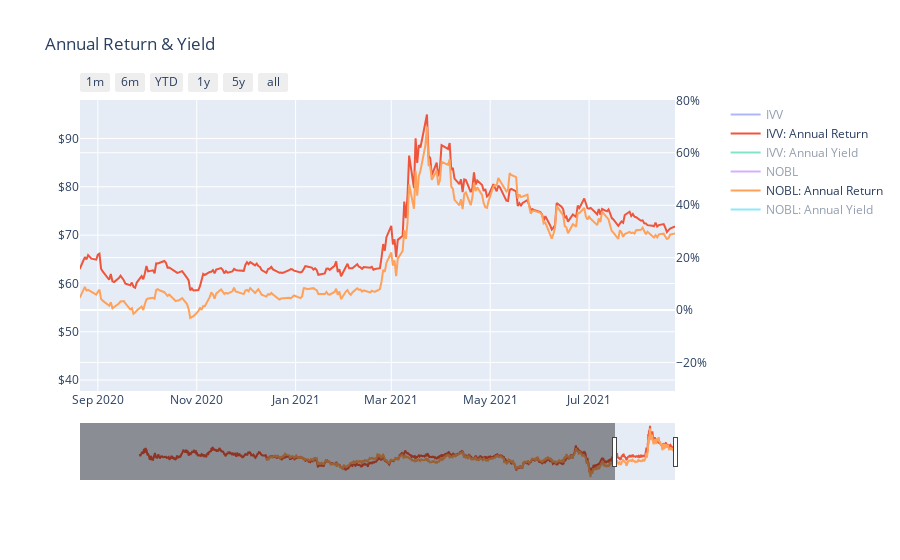
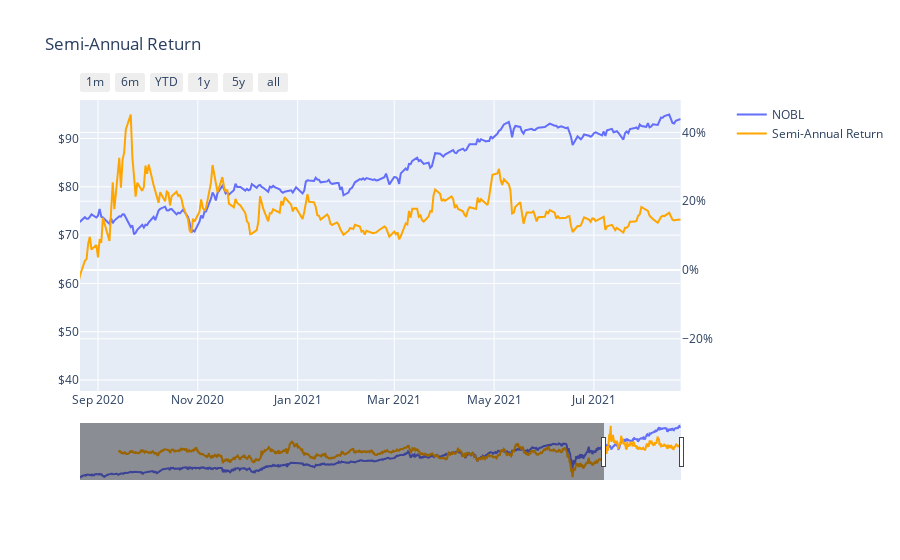
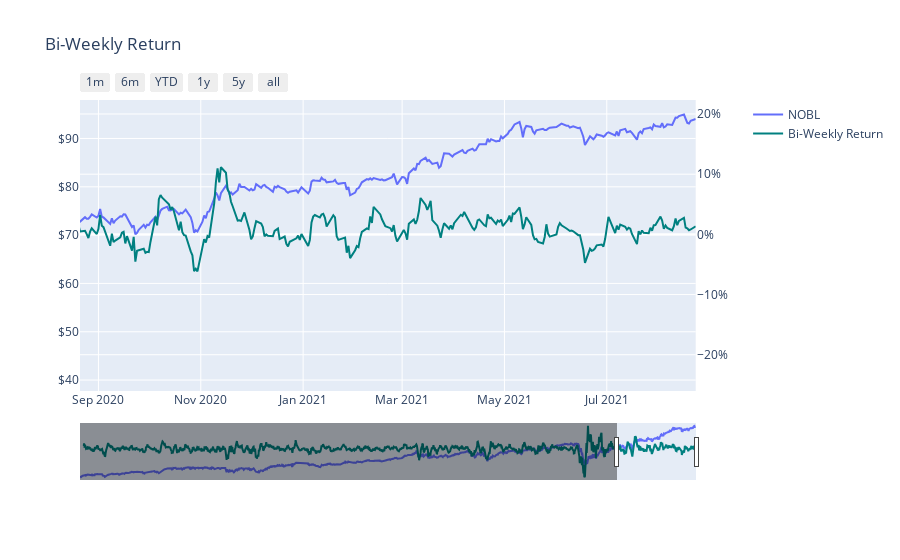
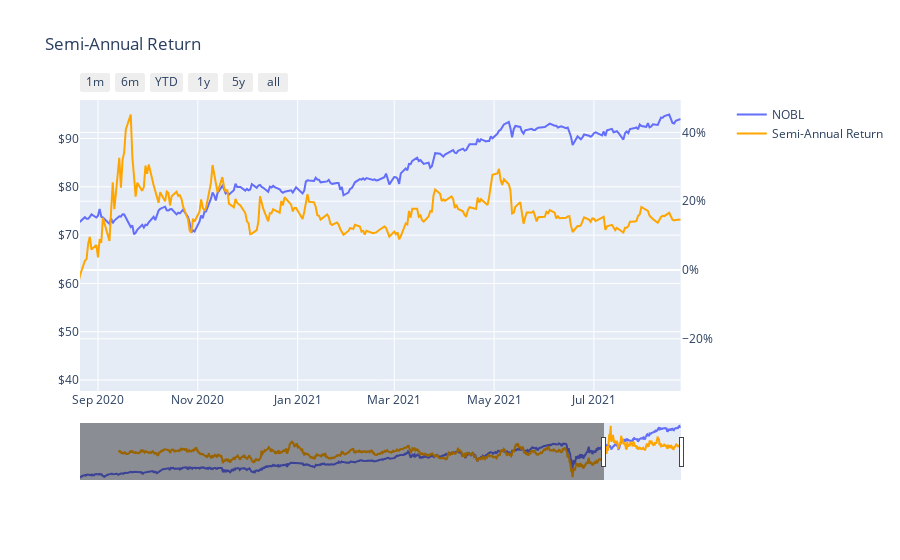

Write notebook code for charts like these, in order.
### Markdown cell above
## Stats for Past Decade:

### Code cell
for symbol in symbols:
    display_markdown('## {}'.format(symbol), raw=True)
    df_stock = stocks[symbol]
    
    fig = make_subplots(specs=[[{"secondary_y": True}]])

    color_mapper = {
        'stock' : 'blue',
        'dividend' : 'deepskyblue',
        'bi-weekly' : 'teal',
        'semi' : 'orange',
        'annual' : 'lightskyblue'
    }

    stock_curve = go.Scatter(
        x = df_stock.index,
        y = df_stock[symbol].round(2),
        hovertemplate = '%{x|%B %d, %Y}, %{y}',
        mode = 'lines',
        marker_color=color_mapper['stock'],
        name = symbol,
    )

    dividends_curve = go.Scatter(
        x = dividends[symbol].index,
        y = dividends[symbol]['annual yield'].round(2),
        hovertemplate = '%{x|%B %d, %Y}, %{y}%',
        mode = 'lines',
        marker_color=color_mapper['dividend'],
        name = 'Annual Yield',
    )

    bi_weekly_curve = go.Scatter(
        x = df_stock.index,
        y = pct_change_dict[symbol]['Bi-weekly Returns'].round(2),
        hovertemplate = '%{x|%B %d, %Y}, %{y}%',
        mode = 'lines',
        marker_color=color_mapper['bi-weekly'],
        name = 'Bi-Weekly Return',
    )

    semi_curve = go.Scatter(
        x = df_stock.index,
        y = pct_change_dict[symbol]['Semi-Annual Returns'].round(2),
        hovertemplate = '%{x|%B %d, %Y}, %{y}%',
        mode = 'lines',
        marker_color=color_mapper['semi'],
        name = 'Semi-Annual Return',
    )

    annual_curve = go.Scatter(
        x = df_stock.index,
        y = pct_change_dict[symbol]['Annual Returns'].round(2),
        hovertemplate = '%{x|%B %d, %Y}, %{y}%',
        mode = 'lines',
        marker_color=color_mapper['annual'],
        name = 'Annual Return',
    )

    height=800
    y_max = df_stock.max() + (df_stock.max()/100)*5

    y_range = dict(range=[0,y_max])

    end_date = df_stock.index[-1].to_pydatetime()
    start_date = end_date - timedelta(days=365)
    # TODO error check this if there is less than 1 year of history
    start_date = df_stock[ df_stock.index <= start_date ].index[-1].to_pydatetime()

    start_date = start_date.strftime("%Y-%m-%d")
    end_date = end_date.strftime("%Y-%m-%d")

    initial_range = [start_date, end_date]

    # annual graph
    fig = make_subplots(specs=[[{"secondary_y": True}]])

for symbol in symbols:    
    df_stock = stocks[symbol]
    
    stock_curve = go.Scatter(
        x = df_stock.index,
        y = df_stock[symbol].round(2),
        hovertemplate = '%{x|%B %d, %Y}, %{y}',
        mode = 'lines',
        #marker_color=color_mapper['stock'],
        name = symbol,
    )

    dividends_curve = go.Scatter(
        x = dividends[symbol].index,
        y = dividends[symbol]['annual yield'].round(2),
        hovertemplate = '%{x|%B %d, %Y}, %{y}%',
        mode = 'lines',
        #marker_color=color_mapper['dividend'],
        name = '{}: Annual Yield'.format(symbol),
    )
    
    annual_curve = go.Scatter(
        x = df_stock.index,
        y = pct_change_dict[symbol]['Annual Returns'].round(2),
        hovertemplate = '%{x|%B %d, %Y}, %{y}%',
        mode = 'lines',
        #marker_color=color_mapper['annual'],
        name = '{}: Annual Return'.format(symbol),
    )    
    
    fig.add_trace(
        stock_curve,
        secondary_y=False,
    )
    fig.add_trace(
        annual_curve,
        secondary_y=True,
    )
    fig.add_trace(
        dividends_curve,
        secondary_y=True,
    )
fig.update_layout(
    title = 'Annual Return & Yield',
    yaxis_tickprefix = '$', 
    yaxis_tickformat = ',.', 
    height=height, 
    yaxis=y_range,
    yaxis2=dict(ticksuffix='%'),
    xaxis=dict(
        rangeselector=dict(
            buttons=list([
                dict(count=1,
                     label="1m",
                     step="month",
                     stepmode="backward"),
                dict(count=6,
                     label="6m",
                     step="month",
                     stepmode="backward"),
                dict(count=1,
                     label="YTD",
                     step="year",
                     stepmode="todate"),
                dict(count=1,
                     label="1y",
                     step="year",
                     stepmode="backward"),
                dict(count=5,
                     label="5y",
                     step="year",
                     stepmode="backward"),
                dict(step="all")
            ])
        ),
        rangeslider=dict(
            visible=True
        ),
        type="date",
        range=initial_range
    )
)
iplot(fig)

for symbol in symbols:
    # semi annual graph
    fig = make_subplots(specs=[[{"secondary_y": True}]])
    fig.add_trace(
        stock_curve,
        secondary_y=False,
    )
    fig.add_trace(
        semi_curve,
        secondary_y=True,
    )
    fig.update_layout(
        title = 'Semi-Annual Return',
        yaxis_tickprefix = '$', 
        yaxis_tickformat = ',.', 
        height=height, 
        yaxis=y_range,
        yaxis2=dict(ticksuffix='%'),
        xaxis=dict(
            rangeselector=dict(
                buttons=list([
                    dict(count=1,
                         label="1m",
                         step="month",
                         stepmode="backward"),
                    dict(count=6,
                         label="6m",
                         step="month",
                         stepmode="backward"),
                    dict(count=1,
                         label="YTD",
                         step="year",
                         stepmode="todate"),
                    dict(count=1,
                         label="1y",
                         step="year",
                         stepmode="backward"),
                    dict(count=5,
                         label="5y",
                         step="year",
                         stepmode="backward"),
                    dict(step="all")
                ])
            ),
            rangeslider=dict(
                visible=True
            ),
            type="date",
            range=initial_range
        )
    )
    iplot(fig)

    # bi-weekly graph
    fig = make_subplots(specs=[[{"secondary_y": True}]])
    fig.add_trace(
        stock_curve,
        secondary_y=False,
    )
    fig.add_trace(
        bi_weekly_curve,
        secondary_y=True,
    )
    fig.update_layout(
        title = 'Bi-Weekly Return',
        yaxis_tickprefix = '$', 
        yaxis_tickformat = ',.', 
        height=height, 
        yaxis=y_range,
        yaxis2=dict(ticksuffix='%'),
        xaxis=dict(
            rangeselector=dict(
                buttons=list([
                    dict(count=1,
                         label="1m",
                         step="month",
                         stepmode="backward"),
                    dict(count=6,
                         label="6m",
                         step="month",
                         stepmode="backward"),
                    dict(count=1,
                         label="YTD",
                         step="year",
                         stepmode="todate"),
                    dict(count=1,
                         label="1y",
                         step="year",
                         stepmode="backward"),
                    dict(count=5,
                         label="5y",
                         step="year",
                         stepmode="backward"),
                    dict(step="all")
                ])
            ),
            rangeslider=dict(
                visible=True
            ),
            type="date",
            range=initial_range
        )
    )
    iplot(fig)

### Figure 1 — Plotly figure (JSON) as saved in the notebook; plotly's stock layout.template omitted (floating-point values rounded to 4 significant figures; data arrays with more than 128 entries replaced by an {"elided": "..."} marker saying what was removed)
{"data": [{"hovertemplate": "%{x|%B %d, %Y}, %{y}", "mode": "lines", "name": "IVV", "type": "scatter", "visible": "legendonly", "x": {"elided": "2514 str values"}, "xaxis": "x", "y": {"elided": "2514 float values"}, "yaxis": "y"}, {"hovertemplate": "%{x|%B %d, %Y}, %{y}%", "mode": "lines", "name": "IVV: Annual Return", "type": "scatter", "x": {"elided": "2514 str values"}, "xaxis": "x", "y": {"elided": "2514 float values"}, "yaxis": "y2"}, {"hovertemplate": "%{x|%B %d, %Y}, %{y}%", "mode": "lines", "name": "IVV: Annual Yield", "type": "scatter", "visible": "legendonly", "x": ["2011-09-26T00:00:00", "2011-12-22T00:00:00", "2012-03-26T00:00:00", "2012-06-19T00:00:00", "2012-09-25T00:00:00", "2012-12-19T00:00:00", "2013-03-25T00:00:00", "2013-06-26T00:00:00", "2013-09-24T00:00:00", "2013-12-23T00:00:00", "2014-03-25T00:00:00", "2014-06-24T00:00:00", "2014-09-24T00:00:00", "2014-12-24T00:00:00", "2015-03-25T00:00:00", "2015-06-24T00:00:00", "2015-09-25T00:00:00", "2015-12-24T00:00:00", "2015-12-29T00:00:00", "2016-06-21T00:00:00", "2016-09-26T00:00:00", "2016-12-21T00:00:00", "2017-03-24T00:00:00", "2017-06-27T00:00:00", "2017-09-26T00:00:00", "2017-12-19T00:00:00", "2018-03-22T00:00:00", "2018-06-26T00:00:00", "2018-09-26T00:00:00", "2018-12-17T00:00:00", "2018-12-28T00:00:00", "2019-03-20T00:00:00", "2019-06-17T00:00:00", "2019-09-24T00:00:00", "2019-12-16T00:00:00", "2020-03-25T00:00:00", "2020-06-15T00:00:00", "2020-09-23T00:00:00", "2020-12-14T00:00:00", "2021-03-25T00:00:00", "2021-06-10T00:00:00"], "xaxis": "x", "y": [null, null, null, 1.96, 1.96, 2.62, 2.4, 2.04, 2.41, 1.82, 1.83, 2.22, 1.81, 1.81, 1.91, 1.99, 2.25, 2.15, 2.23, 2.21, 1.61, 2.1, 1.88, 1.87, 1.89, 2.23, 2.24, 2.26, 1.73, 2.54, 2.23, 2.36, 2.5, 2.5, 2.57, 2.76, 2.64, 1.96, 2.18, 1.45, 1.63], "yaxis": "y2"}, {"hovertemplate": "%{x|%B %d, %Y}, %{y}", "mode": "lines", "name": "NOBL", "type": "scatter", "visible": "legendonly", "x": {"elided": "1981 str values"}, "xaxis": "x", "y": {"elided": "1981 float values"}, "yaxis": "y"}, {"hovertemplate": "%{x|%B %d, %Y}, %{y}%", "mode": "lines", "name": "NOBL: Annual Return", "type": "scatter", "x": {"elided": "1981 str values"}, "xaxis": "x", "y": {"elided": "1981 float values"}, "yaxis": "y2"}, {"hovertemplate": "%{x|%B %d, %Y}, %{y}%", "mode": "lines", "name": "NOBL: Annual Yield", "type": "scatter", "visible": "legendonly", "x": ["2013-12-24T00:00:00", "2014-03-26T00:00:00", "2014-06-25T00:00:00", "2014-09-24T00:00:00", "2014-12-22T00:00:00", "2015-03-25T00:00:00", "2015-06-24T00:00:00", "2015-09-23T00:00:00", "2015-12-22T00:00:00", "2016-03-23T00:00:00", "2016-06-22T00:00:00", "2016-09-21T00:00:00", "2016-12-21T00:00:00", "2017-03-22T00:00:00", "2017-06-21T00:00:00", "2017-09-27T00:00:00", "2017-12-26T00:00:00", "2018-03-21T00:00:00", "2018-06-20T00:00:00", "2018-09-26T00:00:00", "2018-12-26T00:00:00", "2019-03-20T00:00:00", "2019-06-25T00:00:00", "2019-09-25T00:00:00", "2019-12-24T00:00:00", "2020-03-25T00:00:00", "2020-06-24T00:00:00", "2020-09-23T00:00:00", "2020-12-23T00:00:00", "2021-03-23T00:00:00", "2021-06-22T00:00:00"], "xaxis": "x", "y": [null, null, null, null, 1.85, 2, 2.14, 2.48, 2.03, 2.32, 2.33, 2.34, 2.12, 2.39, 2.34, 1.97, 1.74, 2.14, 2.53, 2.57, 2.42, 2.52, 2.02, 2.47, 2.45, 2.78, 2.37, 2.82, 2.17, 2.48, 2.41], "yaxis": "y2"}], "layout": {"autosize": true, "title": {"text": "Annual Return & Yield"}, "xaxis": {"anchor": "y", "domain": [0, 0.94], "range": ["2020-08-21", "2021-08-23"], "rangeselector": {"buttons": [{"count": 1, "label": "1m", "step": "month", "stepmode": "backward"}, {"count": 6, "label": "6m", "step": "month", "stepmode": "backward"}, {"count": 1, "label": "YTD", "step": "year", "stepmode": "todate"}, {"count": 1, "label": "1y", "step": "year", "stepmode": "backward"}, {"count": 5, "label": "5y", "step": "year", "stepmode": "backward"}, {"step": "all"}]}, "rangeslider": {"autorange": true, "range": ["2011-08-26", "2021-08-23"], "visible": true, "yaxis": {"_template": null, "rangemode": "match"}, "yaxis2": {"_template": null, "rangemode": "match"}}, "type": "date"}, "yaxis": {"anchor": "x", "autorange": true, "domain": [0, 1], "range": [37.74, 97.96], "tickformat": ",.", "tickprefix": "$", "type": "linear"}, "yaxis2": {"anchor": "x", "autorange": true, "overlaying": "y", "range": [-30.9, 80.14], "side": "right", "ticksuffix": "%", "type": "linear"}}}

### Figure 2 — Plotly figure (JSON) as saved in the notebook; plotly's stock layout.template omitted (floating-point values rounded to 4 significant figures; data arrays with more than 128 entries replaced by an {"elided": "..."} marker saying what was removed)
{"data": [{"hovertemplate": "%{x|%B %d, %Y}, %{y}", "mode": "lines", "name": "NOBL", "type": "scatter", "x": {"elided": "1981 str values"}, "xaxis": "x", "y": {"elided": "1981 float values"}, "yaxis": "y"}, {"hovertemplate": "%{x|%B %d, %Y}, %{y}%", "marker": {"color": "orange"}, "mode": "lines", "name": "Semi-Annual Return", "type": "scatter", "x": {"elided": "1981 str values"}, "xaxis": "x", "y": {"elided": "1981 float values"}, "yaxis": "y2"}], "layout": {"autosize": true, "title": {"text": "Semi-Annual Return"}, "xaxis": {"anchor": "y", "domain": [0, 0.94], "range": ["2020-08-21", "2021-08-23"], "rangeselector": {"buttons": [{"count": 1, "label": "1m", "step": "month", "stepmode": "backward"}, {"count": 6, "label": "6m", "step": "month", "stepmode": "backward"}, {"count": 1, "label": "YTD", "step": "year", "stepmode": "todate"}, {"count": 1, "label": "1y", "step": "year", "stepmode": "backward"}, {"count": 5, "label": "5y", "step": "year", "stepmode": "backward"}, {"step": "all"}]}, "rangeslider": {"autorange": true, "range": ["2013-10-10", "2021-08-23"], "visible": true, "yaxis": {"_template": null, "rangemode": "match"}, "yaxis2": {"_template": null, "rangemode": "match"}}, "type": "date"}, "yaxis": {"anchor": "x", "autorange": true, "domain": [0, 1], "range": [37.74, 97.96], "tickformat": ",.", "tickprefix": "$", "type": "linear"}, "yaxis2": {"anchor": "x", "autorange": true, "overlaying": "y", "range": [-35.18, 49.43], "side": "right", "ticksuffix": "%", "type": "linear"}}}

### Figure 3 — Plotly figure (JSON) as saved in the notebook; plotly's stock layout.template omitted (floating-point values rounded to 4 significant figures; data arrays with more than 128 entries replaced by an {"elided": "..."} marker saying what was removed)
{"data": [{"hovertemplate": "%{x|%B %d, %Y}, %{y}", "mode": "lines", "name": "NOBL", "type": "scatter", "x": {"elided": "1981 str values"}, "xaxis": "x", "y": {"elided": "1981 float values"}, "yaxis": "y"}, {"hovertemplate": "%{x|%B %d, %Y}, %{y}%", "marker": {"color": "teal"}, "mode": "lines", "name": "Bi-Weekly Return", "type": "scatter", "x": {"elided": "1981 str values"}, "xaxis": "x", "y": {"elided": "1981 float values"}, "yaxis": "y2"}], "layout": {"autosize": true, "title": {"text": "Bi-Weekly Return"}, "xaxis": {"anchor": "y", "domain": [0, 0.94], "range": ["2020-08-21", "2021-08-23"], "rangeselector": {"buttons": [{"count": 1, "label": "1m", "step": "month", "stepmode": "backward"}, {"count": 6, "label": "6m", "step": "month", "stepmode": "backward"}, {"count": 1, "label": "YTD", "step": "year", "stepmode": "todate"}, {"count": 1, "label": "1y", "step": "year", "stepmode": "backward"}, {"count": 5, "label": "5y", "step": "year", "stepmode": "backward"}, {"step": "all"}]}, "rangeslider": {"autorange": true, "range": ["2013-10-10", "2021-08-23"], "visible": true, "yaxis": {"_template": null, "rangemode": "match"}, "yaxis2": {"_template": null, "rangemode": "match"}}, "type": "date"}, "yaxis": {"anchor": "x", "autorange": true, "domain": [0, 1], "range": [37.74, 97.96], "tickformat": ",.", "tickprefix": "$", "type": "linear"}, "yaxis2": {"anchor": "x", "autorange": true, "overlaying": "y", "range": [-26.03, 22.33], "side": "right", "ticksuffix": "%", "type": "linear"}}}

### Figure 4 — Plotly figure (JSON) as saved in the notebook; plotly's stock layout.template omitted (floating-point values rounded to 4 significant figures; data arrays with more than 128 entries replaced by an {"elided": "..."} marker saying what was removed)
{"data": [{"hovertemplate": "%{x|%B %d, %Y}, %{y}", "mode": "lines", "name": "NOBL", "type": "scatter", "x": {"elided": "1981 str values"}, "xaxis": "x", "y": {"elided": "1981 float values"}, "yaxis": "y"}, {"hovertemplate": "%{x|%B %d, %Y}, %{y}%", "marker": {"color": "orange"}, "mode": "lines", "name": "Semi-Annual Return", "type": "scatter", "x": {"elided": "1981 str values"}, "xaxis": "x", "y": {"elided": "1981 float values"}, "yaxis": "y2"}], "layout": {"autosize": true, "title": {"text": "Semi-Annual Return"}, "xaxis": {"anchor": "y", "domain": [0, 0.94], "range": ["2020-08-21", "2021-08-23"], "rangeselector": {"buttons": [{"count": 1, "label": "1m", "step": "month", "stepmode": "backward"}, {"count": 6, "label": "6m", "step": "month", "stepmode": "backward"}, {"count": 1, "label": "YTD", "step": "year", "stepmode": "todate"}, {"count": 1, "label": "1y", "step": "year", "stepmode": "backward"}, {"count": 5, "label": "5y", "step": "year", "stepmode": "backward"}, {"step": "all"}]}, "rangeslider": {"autorange": true, "range": ["2013-10-10", "2021-08-23"], "visible": true, "yaxis": {"_template": null, "rangemode": "match"}, "yaxis2": {"_template": null, "rangemode": "match"}}, "type": "date"}, "yaxis": {"anchor": "x", "autorange": true, "domain": [0, 1], "range": [37.74, 97.96], "tickformat": ",.", "tickprefix": "$", "type": "linear"}, "yaxis2": {"anchor": "x", "autorange": true, "overlaying": "y", "range": [-35.18, 49.43], "side": "right", "ticksuffix": "%", "type": "linear"}}}
